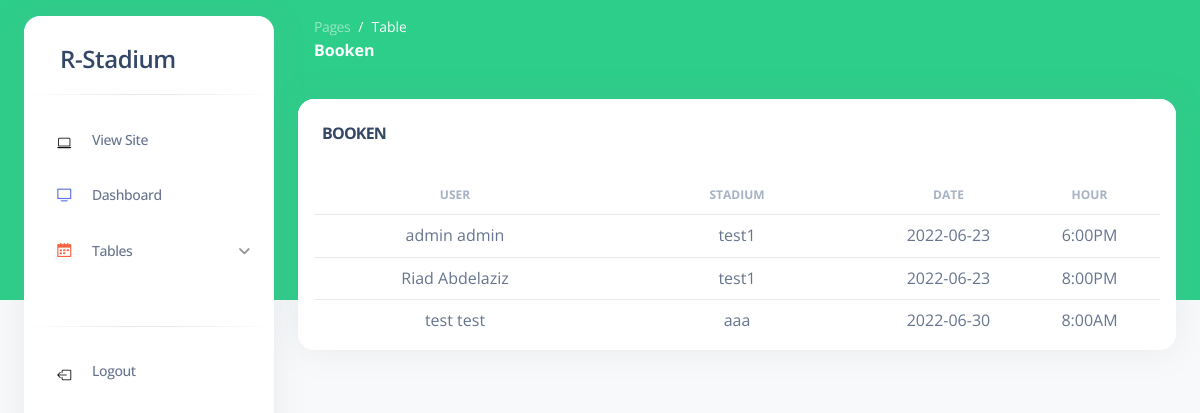
Screenshot of /Bookens (signed in) with the database file from the repository.
### tables this page shows
CREATE TABLE `booken` (
  `id` int(11) NOT NULL,
  `user` int(11) NOT NULL,
  `stadium` int(11) NOT NULL,
  `date` date NOT NULL,
  `hour` varchar(255) NOT NULL
);

CREATE TABLE `user` (
  `id` int(11) NOT NULL,
  `first_name` varchar(255) NOT NULL,
  `last_name` varchar(255) NOT NULL,
  `email` varchar(255) NOT NULL,
  `phone` varchar(255) NOT NULL,
  `password` varchar(255) NOT NULL,
  `role` int(11) NOT NULL,
  `status` int(255) NOT NULL DEFAULT 1
);

CREATE TABLE `stadium` (
  `id` int(11) NOT NULL,
  `name` varchar(255) NOT NULL,
  `user` int(255) NOT NULL,
  `sport` int(11) NOT NULL,
  `city` int(11) NOT NULL,
  `location` varchar(456) DEFAULT NULL,
  `description` varchar(255) DEFAULT NULL,
  `site_web` varchar(255) DEFAULT NULL
);

### app/libraries/Core.php (called while the page is built, shortened)
<?php
  class Core {
    protected $currentMethod = 'index';
    public function __construct(){
      $url = $this->getUrl();
      if(isset($url[0]) && file_exists('../app/controllers/' . ucwords($url[0]). '.php')){
        unset($url[0]);
      }
      elseif($url===NULL){
        $this->currentController = 'site';
      }
      else{
        $this->currentController = 'Errors';
      }
      $this->currentController = new $this->currentController;
      $this->params = $url ? array_values($url) : [];
      call_user_func_array([$this->currentController, $this->currentMethod], $this->params);
    }
    public function getUrl(){
      if(isset($_GET['url'])){
        $url = rtrim($_GET['url'], '/');
        $url = filter_var($url, FILTER_SANITIZE_URL);
        $url = explode('/', $url);
        return $url;
      }
    }
  }

### public/index.php (called while the page is built, shortened)
<?php
  $init = new Core;

### app/libraries/Database.php (called while the page is built, shortened)
<?php
  class Database {
    private $host = DB_HOST;
    private $user = DB_USER;
    private $pass = DB_PASS;
    private $dbname = DB_NAME;
    private $dbh;
    private $stmt;
    public function __construct(){
      $dsn = 'mysql:host=' . $this->host . ';dbname=' . $this->dbname;
      $options = array(
        PDO::ATTR_PERSISTENT => true,
        PDO::ATTR_ERRMODE => PDO::ERRMODE_EXCEPTION
      );
      try{
        $this->dbh = new PDO($dsn, $this->user, $this->pass, $options);
      } catch(PDOException $e){
        $this->error = $e->getMessage();
        echo $this->error;
      }
    }
    public function query($sql){
      $this->stmt = $this->dbh->prepare($sql);
    }
    public function execute(){
      return $this->stmt->execute();
    }
    public function resultSet(){
      $this->execute();
      return $this->stmt->fetchAll(PDO::FETCH_OBJ);
    }
  }

### app/models/booken.php (called while the page is built, shortened)
<?php
class Booken {
    private $db;
    public function __construct()
    {
        $this->db = new Database;
    }
    public function getBookens(){
        $this->db->query('SELECT * FROM `booken` INNER JOIN user ON booken.user=user.id INNER JOIN stadium ON booken.stadium=stadium.id');
        $result = $this->db->resultSet();
        return $result;
    }
}

### app/views/Bookens/index.php (the view, shortened to what this page needs)
<?php require APPROOT . '/views/includes_dashboards/header.php'; ?>
<body class="g-sidenav-show bg-gray-100 overflow-hidden">
  <?php require APPROOT . '/views/includes_dashboards/sidebar2.php'; ?>
  <main class="main-content position-relative border-radius-lg ">
    <?php require APPROOT . '/views/includes_dashboards/navbar2.php'; ?>
    <div class="container-fluid py-4">
      <div class="row">
        <div class="col-12">
          <div class="card">
            <div class="card-header d-flex justify-content-between align-items-center">
              <h1 class="text-uppercase fs-6">Booken</h1>
            </div>
            <div class="card-body px-3 pt-0 pb-2">
              <div class="table-responsive p-0" style="min-height: 150px; max-height: 480px; overflow-x: hidden;">
                <table class="table align-items-center justify-content-center mb-0 text-center">
                  <thead>
                    <tr>
                      <th class="col-4 text-uppercase text-secondary text-xs font-weight-bolder opacity-7">User</th>
                      <th class="col-4 text-uppercase text-secondary text-xs font-weight-bolder opacity-7">Stadium</th>
                      <th class="col-2 text-uppercase text-secondary text-xs font-weight-bolder opacity-7">Date</th>
                      <th class="col-2 text-uppercase text-secondary text-xs font-weight-bolder opacity-7">Hour</th>
                    </tr>
                  </thead>
                  <tbody>
                    <?php foreach ($data['Bookens'] as $booken) : ?>
                        <tr class="item">
                          <td class="col-4"><?php echo  $booken->first_name.' '.$booken->last_name ;?></td>
                          <td class="col-4"><?php echo  $booken->name ;?></td>
                          <td class="col-2"><?php echo  $booken->date ;?></td>
                          <td class="col-2"><?php echo  $booken->hour ;?></td>
                        </tr>
                        <?php endforeach ;?>
                  </tbody>
                </table>
              </div>
            </div>
          </div>
        </div>
      </div>
    </div>
  </main>
  <?php require APPROOT . '/views/includes_dashboards/footer.php'; ?>

### rows the page displays
booken: user.first_name "admin", user.last_name "admin", stadium.name "test1", date "2022-06-23", hour "6:00PM"
booken: user.first_name "Riad", user.last_name "Abdelaziz", stadium.name "test1", date "2022-06-23", hour "8:00PM"
booken: user.first_name "test", user.last_name "test", stadium.name "aaa", date "2022-06-30", hour "8:00AM"
